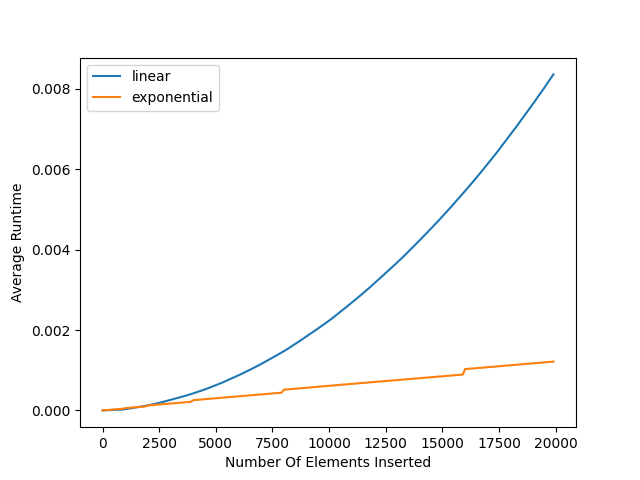

Recreate this plot in Python.
import matplotlib.pyplot as plt

linear_x=[]
linear_y=[]
with open('linear.txt') as f:
    content = f.readlines()
    lines = [x.strip() for x in content]
    for i in lines:
        line = [w for w in i.split()]
        linear_x.append(float(line[0]))
        linear_y.append(float(line[1]))

expo_x=[]
expo_y=[]
with open('exponential.txt') as f:
    content = f.readlines()
    lines = [x.strip() for x in content]
    for i in lines:
        line = [w for w in i.split()]
        expo_x.append(float(line[0]))
        expo_y.append(float(line[1]))


plt.plot(linear_x,linear_y,label = 'linear')
# plt.hold(True)
plt.plot(expo_x,expo_y, label= 'exponential')

plt.xlabel('Number Of Elements Inserted')
plt.ylabel('Average Runtime')
plt.legend()
plt.show()
plt.savefig('plot.png')